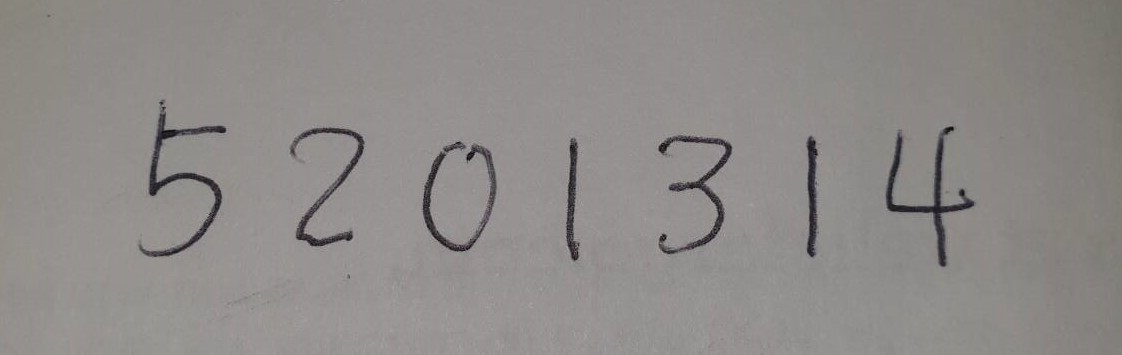
#> input picture test2.jpg, 1122 x 355 px
$ jupyter execute --allow-errors '4-05 手寫數字辨識.ipynb'   (shell and % lines are left out)
#> lines starting #> are read from the running program, lines starting #| are printed output that depends on the picture; after the words box and inside, x2 and y2 are one past the last pixel; in counts of white or black regions, pixels touching at a corner belong together
<a href="https://colab.research.google.com/github/victorgau/Python_ML_DL/blob/master/4-05%20手寫數字辨識.ipynb" target="_parent"></a>

# 手寫數字辨識

參考連結：

* http://scikit-learn.org/stable/tutorial/basic/tutorial.html
* https://archive.ics.uci.edu/ml/datasets/Optical+Recognition+of+Handwritten+Digits

[cell 1]
import matplotlib.pyplot as plt
from sklearn.svm import SVC
from sklearn.model_selection import cross_val_score

## 使用 sklearn 裡面的數字資料集

[cell 2]
from sklearn import datasets

digits = datasets.load_digits()

[cell 3]
digits.data

[cell 4]
digits.target

[cell 5]
digits.images[0]

[cell 6]
digits.images[0].shape

[cell 7]
plt.imshow(digits.images[0], cmap="gray_r")
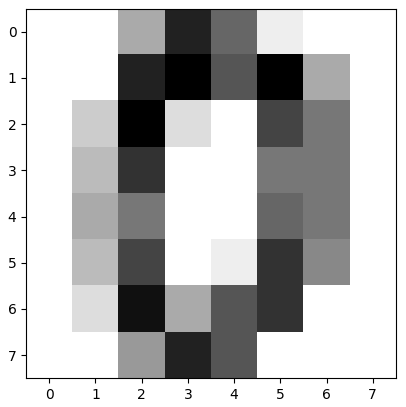
#> figure drawn by matplotlib, 1 panel

[cell 8]
for i in range(8):
    for j in range(8):
        plt.subplot(8, 8, i*8+j+1)
        plt.imshow(digits.images[i*8+j], cmap="gray_r")
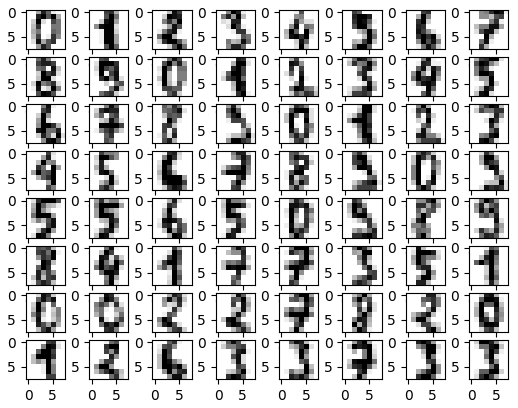
#> figure drawn by matplotlib, 64 panels

## 使用 SVM 來做辨識

[cell 9]
clf = SVC(gamma=0.001, C=100.)

[cell 10]
cross_val_score(clf, digits.data, digits.target, cv=10).mean()

[cell 11]
# Training the model
clf.fit(digits.data, digits.target)

## 實際應用

[cell 12]
import cv2

[cell 13]
im = cv2.imread('test2.jpg')
#> im is the input picture: shape (355, 1122, 3); mean B, G, R 136.6, 138.8, 142.6
imgray = cv2.cvtColor(im,cv2.COLOR_BGR2GRAY)
ret,thresh = cv2.threshold(imgray,127,255,0)
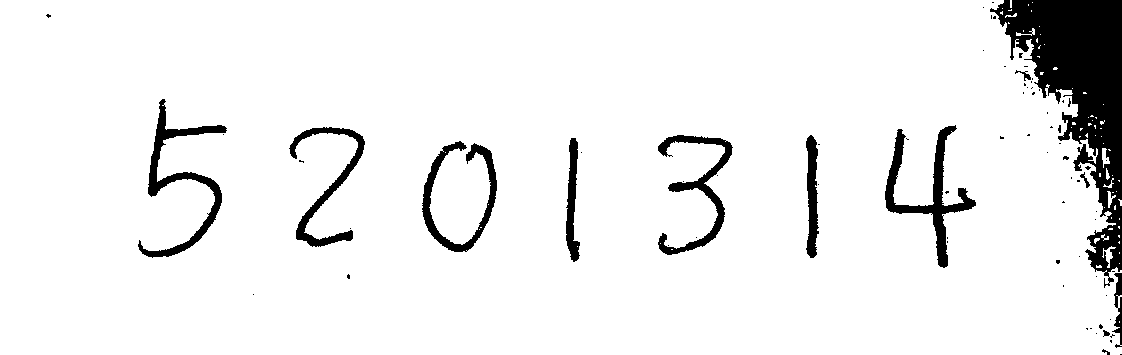
#> thresh: shape (355, 1122); 92.7% white; 77 black regions (64 under 20 px)
contours, hierarchy = cv2.findContours(thresh, cv2.RETR_TREE, cv2.CHAIN_APPROX_SIMPLE)
#> contours = 159 contours, 136 with area under 20; largest, box (x1, y1, x2, y2) and area: (0, 0, 1122, 355) 380466, (884, 124, 977, 269) 3057, (137, 98, 228, 259) 2857, (657, 134, 734, 256) 2286, (421, 140, 498, 253) 2254

[cell 14]
boxes = []
for c in contours:
    x, y, w, h = cv2.boundingRect(c)
    if 80 < h < 300:
        boxes.append((x, y, w, h))
#> this loop made 159 passes
#> (x, y, w, h) on passes 2, 3, 5: (1096, 265, 6, 3), (1119, 263, 1, 1), (1102, 246, 14, 22)
#> after the loop, boxes = [(421, 140, 77, 113), (565, 137, 16, 126), (805, 134, 15, 125), (657, 134, 77, 122), (288, 126, 78, 122), (884, 124, 93, 145), (137, 98, 91, 161)]

[cell 15]
boxes
#> Out has the same summary as boxes

[cell 16]
for (x, y, w, h) in boxes:
    cv2.rectangle(im, (x, y), (x+w, y+h), (0, 255, 0), 2)
#> this loop made 7 passes
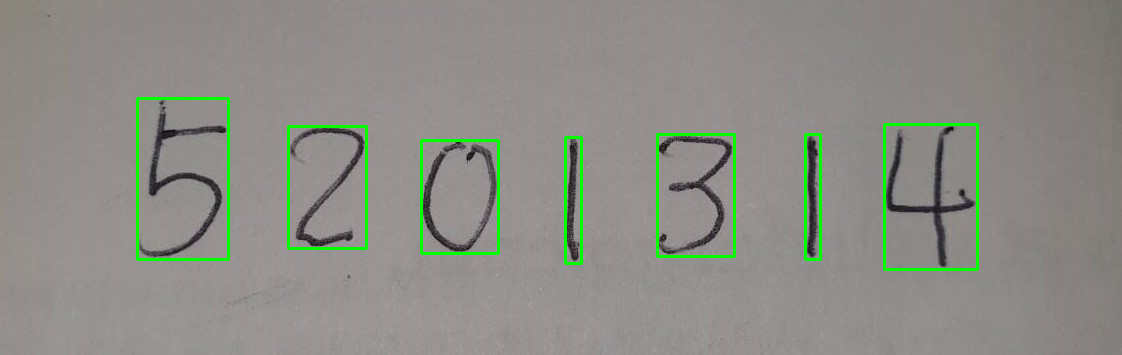
#> im: shape (355, 1122, 3); 2.04% of pixels changed, all inside (x1, y1, x2, y2) = (136, 97, 979, 271)

[cell 17]
plt.imshow(im[...,::-1])

[cell 18]
boxes.sort()

[cell 19]
def get_image(x):
    return thresh[boxes[x][1]:boxes[x][1]+boxes[x][3],boxes[x][0]:boxes[x][0]+boxes[x][2]]

## 不管 Aspect Ratio，直接縮小成 (8, 8) 來辨識看看

[cell 20]
fig = plt.figure()
c = len(boxes)
#> c = 7
for n in range(c):
    testimg = cv2.resize(get_image(n), (8, 8), interpolation = cv2.INTER_AREA)
    testimg = (255-testimg)/255*16
    fig.add_subplot(1, c, n+1)
    plt.imshow(testimg, cmap="gray_r")
    testimg = testimg.reshape(1, 64)
    plt.title(clf.predict(testimg)[0])
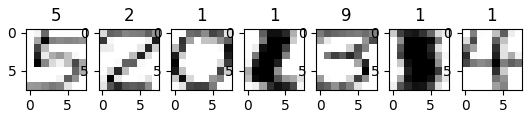
#> figure drawn by matplotlib, 7 panels

[cell 21]
n = 6
h, w = get_image(n).shape
#> in get_image (call 8), `return thresh[boxes[x][1]:boxes[x][1]+boxes[x][3],boxes[x][0]:boxes[x]..`:
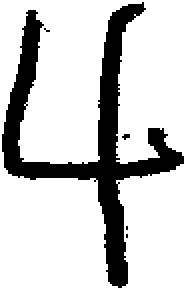
#> returned value: shape (145, 93) (shown 2 times larger); 79.5% white; 5 black regions (4 under 20 px), largest, box (x1, y1, x2, y2) and area: (1, 1, 92, 144) 2743
#> h = 145; w = 93
ratio = 8 / h
#> ratio = 0.0552
nw = int(w * ratio)
#> nw = 5
testimg = cv2.resize(get_image(n), (nw, 8), interpolation = cv2.INTER_AREA)
#> testimg = [[198, 241, 241, 137, 255], [142, 248, 200, 189, 255], [129, 255, 175, 207, 255], [139, 255, 166, 205, 204], [110, 150, 91, 125, 120], [255, 255, 173, 194, 255], [255, 255, 210, 163, 255], [255, 255, 231, 159, 255]]
testimg = (255-testimg)/255*16
#> testimg = [[3.58, 0.878, 0.878, 7.4, 0], [7.09, 0.439, 3.45, 4.14, 0], [7.91, 0, 5.02, 3.01, 0], [7.28, 0, 5.58, 3.14, 3.2], [9.1, 6.59, 10.29, 8.16, 8.47], [0, 0, 5.15, 3.83, 0], [0, 0, 2.82, 5.77, 0], [0, 0, 1.51, 6.02, 0]]
p1 = (8-nw)//2
#> p1 = 1
p2 = 8-p1-nw
#> p2 = 2
#> (the rest of this cell did not finish here and is left out)

$ run again, with test1.jpg copied over test2.jpg
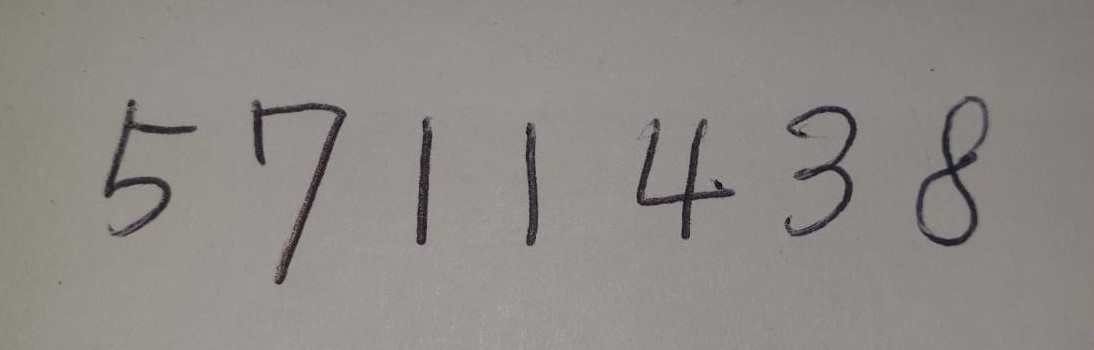
#> input picture test1.jpg, 1094 x 350 px
#> im is the input picture: shape (350, 1094, 3); mean B, G, R 134.7, 137.8, 142.2
#> `ret,thresh = cv2.threshold(imgray,127,255,0)`:
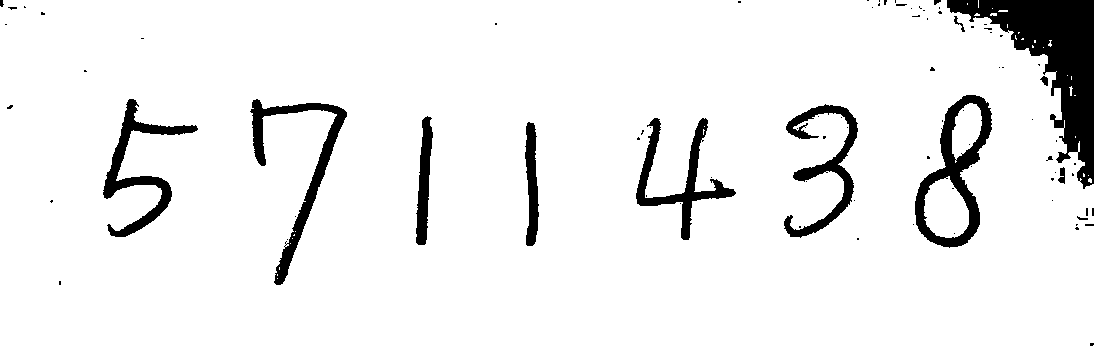
#> thresh: shape (350, 1094); 92.8% white; 87 black regions (72 under 20 px)
#> contours = 125 contours, 104 with area under 20; largest, box (x1, y1, x2, y2) and area: (0, 0, 1094, 350) 371468, (914, 94, 993, 249) 7077, (249, 98, 348, 286) 3402, (102, 98, 199, 238) 3059, (783, 103, 859, 239) 2916
#> the loop `for c in contours:` made 125 passes
#> (x, y, w, h) on passes 1, 2, 6, 8, 9, 11, 14, 17: (1088, 178, 4, 5), (1088, 175, 1, 1), (1069, 86, 4, 10), (1067, 75, 1, 1), (1043, 47, 1, 1), (1048, 40, 4, 7), (1015, 35, 2, 5), (990, 13, 7, 3)
#> after the loop `for c in contours:`: boxes = [(524, 121, 16, 126), (635, 117, 102, 124), (415, 115, 19, 131), (783, 103, 76, 136), (249, 98, 99, 188), (102, 98, 97, 140), (914, 94, 79, 155)]
#> Out has the same summary as boxes
#> the loop `for (x, y, w, h) in boxes:` made 7 passes
#> `c = len(boxes)`: c = 7
#> in get_image (call 8), `return thresh[boxes[x][1]:boxes[x][1]+boxes[x][3],boxes[x][0]:boxes[x]..`:
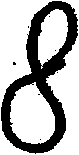
#> returned value: shape (155, 79); 69.9% white; 8 black regions (7 under 20 px), largest, box (x1, y1, x2, y2) and area: (1, 1, 78, 154) 3671
#> `ratio = 8 / h`: ratio = 0.0516
#> `nw = int(w * ratio)`: nw = 4
#> `testimg = cv2.resize(get_image(n), (nw, 8), interpolation = cv2.INTER_..`: testimg = [[255, 228, 124, 127], [255, 131, 233, 125], [255, 109, 235, 135], [250, 120, 62, 215], [142, 147, 126, 255], [135, 255, 138, 218], [130, 255, 195, 174], [179, 134, 114, 245]]
#> `testimg = (255-testimg)/255*16`: testimg = [[0, 1.69, 8.22, 8.03], [0, 7.78, 1.38, 8.16], [0, 9.16, 1.25, 7.53], [0.314, 8.47, 12.11, 2.51], [7.09, 6.78, 8.09, 0], [7.53, 0, 7.34, 2.32], [7.84, 0, 3.76, 5.08], [4.77, 7.59, 8.85, 0.627]]
#> `p1 = (8-nw)//2`: p1 = 2
